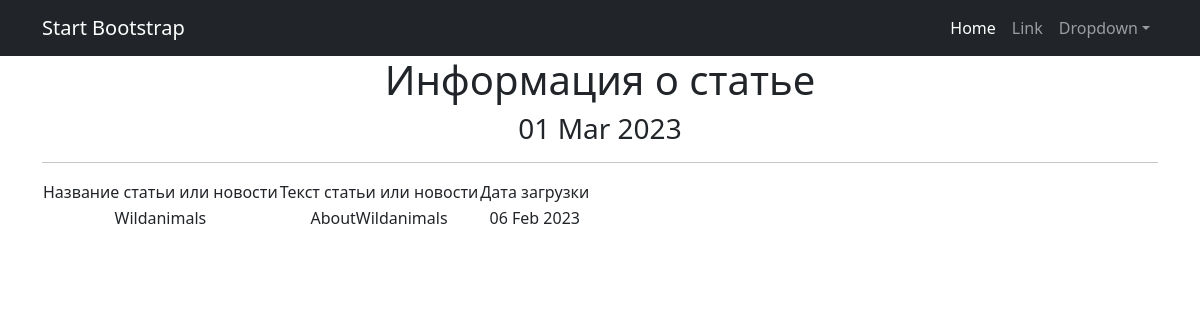
The page /posts/2 on the database its author committed.
### news/models.py (models this page shows, shortened)
class Post(models.Model):
    author = models.ForeignKey(Author, on_delete=models.CASCADE)
    NEWS = 'NW'
    ARTICLE = 'AR'
    CATEGORY_CHOICES = (
        (NEWS, "Новость"),
        (ARTICLE, "Статья"),
    )
    categoryType = models.CharField(max_length=2, choices=CATEGORY_CHOICES, default=ARTICLE)
    dateCreation = models.DateTimeField(auto_now_add=True)
    postCategory = models.ManyToManyField(Category, through='PostCategory')
    title = models.CharField(max_length=128)
    text = models.TextField()
    rating = models.SmallIntegerField(default=0)

### news/views.py (the view)
# urls.py: path('<int:pk>', PostDetail.as_view(), name='post_detail'),
class PostDetail(DetailView):
    model = Post
    template_name = 'post.html'
    context_object_name = 'post'
    def get_context_data(self, **kwargs):
        context = super().get_context_data(**kwargs)
        context['time_now'] = datetime.utcnow()
        return context

### news/templatetags/custom_filters.py (called while the page is built)
@register.filter()
def censor(value):
    bad_words = ['idiot', 'stupid', 'donkey', 'Stupid']
    if not isinstance(value, str):
        raise TypeError(f"unresolved type '{type(value)}' expected  type 'str'")
    for word in value.split():
        if word.lower() in bad_words:
            value = value.replace(word, f"{word[0]}{'*' * (len(word) - 1)}")
    return value

### templates/post.html (shortened to what this page needs)
{% extends 'flatpages/default.html' %}
{% load custom_filters %}
{% block content %}
  <h1>Информация о статье</h1>
   <h3>{{ time_now|date:'d M Y' }}</h3>
<hr>
       <table>
           <tr>
               <td>Название статьи или новости</td>
               <td>Текст статьи или новости</td>
               <td>Дата загрузки</td>
           <tr>
               <td>{{ post.title|censor }}</td>
               <td>{{ post.text|censor }}</td>
               <td>{{ post.dateCreation|date:'d M Y ' }}</td>
       </table>
{% endblock content %}

### rows shown on the page
Post: title|censor "Wildanimals", text|censor "AboutWildanimals", dateCreation "06 Feb 2023"

### other values the page prints
{{ time_now|date:'d M Y' }} "01 Mar 2023"
